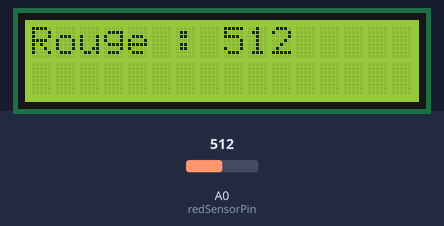
Simulated run of this sketch. Board: Arduino Uno, built with avr-gcc and run on an emulated ATmega328P. Parts: 16×2 character LCD. Inputs (shaded band) come from the test bench; at power-on: A0 (redSensorPin) = 512. What the sketch prints to the serial monitor is not drawn.

Above: at 1.2 s.
1.3 s: A0 (redSensorPin) set to 716
At 1.6 s:
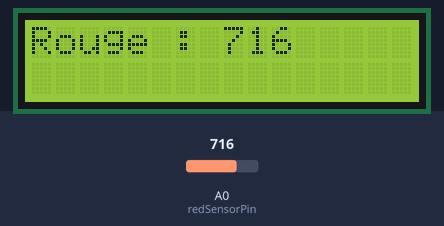
2.8 s: A0 (redSensorPin) set to 900
At 4.0 s:
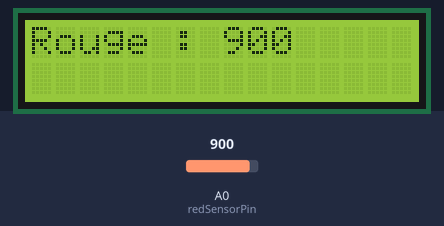
4.3 s: A0 (redSensorPin) set to 1023
At 5.1 s:
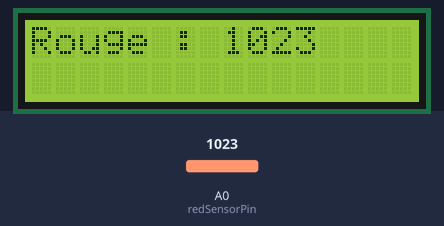
Timing chart, 0 to 7.3 s (numbered marks = the images above; inputs shaded):
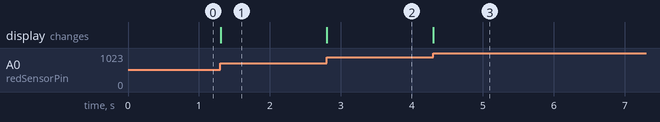

The sketch:

programme_test.ino
```cpp
//initialisation librairie pour le LCD
#include <LiquidCrystal.h>
LiquidCrystal lcd(12, 11, 5, 4, 3, 2);

#include <SoftwareSerial.h>
#include <SerialCommand.h>
SerialCommand sCmd;

//pin photorésistance rouge
#define redSensorPin A0
void pingHandler (const char *command);

//sa variable
int redSensorValue = 0;
int newRedSensorValue = 0;

void setup() {
  pinMode(redSensorPin, INPUT);
  Serial.begin(9600);
  //inscription du nombre de colomnes et de lignes du lcd
  lcd.begin(16, 2);
  //------> lcd démarage
  // clean up the screen before printing a new reply
  lcd.clear();
  lcd.setCursor(0, 0);
  lcd.print("   J workshop   ");
  //écrir la seconde ligne
  lcd.setCursor(0, 1);
  lcd.print("================");
  while (!Serial);
  //------> lcd connection série établie avec l'ordinateur
  lcd.clear();
  lcd.setCursor(0, 0);
  lcd.print("   J workshop   ");
  lcd.setCursor(0, 1);
  lcd.print("connect serie /");
  //------> lcd connection avec application établie
  lcd.clear();
  lcd.setCursor(0, 0);
  lcd.print("   J workshop   ");
  lcd.setCursor(0, 1);
  lcd.print("connect app ~");
  sCmd.addCommand("PING", pingHandler);
  lcd.clear(); //------> vide le lcd pour se préparer  au reste
  sCmd.addCommand("/", commandHandler);

  ////////////////test
  //envoie données capteur photo rouge
  redSensorValue = analogRead(redSensorPin);
  Serial.println(redSensorValue);
  lcd.setCursor(0, 0);
  lcd.print("Rouge : ");
  lcd.print(redSensorValue);
}

void loop () {
  if (Serial.available() > 0)
    sCmd.readSerial();
  newRedSensorValue = analogRead(redSensorPin);
  if (redSensorValue != newRedSensorValue) {
    redSensorValue = newRedSensorValue;
    lcd.clear();
    lcd.setCursor(0, 0);
    lcd.print("Rouge : ");
    lcd.print(redSensorValue);
  }
}

void pingHandler (const char *command) {
  Serial.println("PONG");
  //------> lcd connection avec application établie
  lcd.clear();
  lcd.setCursor(0, 0);
  lcd.print("   J workshop   ");
  lcd.setCursor(0, 1);
  lcd.print("connect app /");
}

void echoHandler () {
  char *arg;
  arg = sCmd.next();
  if (arg != NULL)
    Serial.println(arg);
  else
    Serial.println("nothing to echo");
}
void commandHandler () {
  char *arg;
  arg = sCmd.next();
  if (arg != NULL)
    commande(arg);
  else
    Serial.println("ERREUR : argument manquant.");
}

void commande (char arg) {
  if (arg = "rouge") {
    redSensorValue = analogRead(redSensorPin);
    Serial.println(redSensorValue);
  }
  else {
    Serial.println("ERREUR : mauvais argument.");
  }
}
```

Measured:
- after the input at 1.3 s, the display: changes at once (image 1)
- after the input at 2.8 s, the display: changes at once (image 2)
- after the input at 4.3 s, the display: changes at once (image 3)
